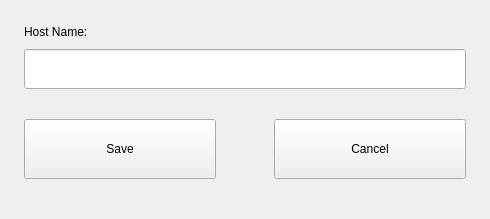
<?xml version="1.0" encoding="UTF-8"?>
<ui version="4.0">
 <class>ChangeHostNameWidget</class>
 <widget class="QWidget" name="ChangeHostNameWidget">
  <property name="geometry">
   <rect>
    <x>0</x>
    <y>0</y>
    <width>490</width>
    <height>219</height>
   </rect>
  </property>
  <property name="sizePolicy">
   <sizepolicy hsizetype="Fixed" vsizetype="Fixed">
    <horstretch>0</horstretch>
    <verstretch>0</verstretch>
   </sizepolicy>
  </property>
  <property name="minimumSize">
   <size>
    <width>490</width>
    <height>219</height>
   </size>
  </property>
  <property name="maximumSize">
   <size>
    <width>490</width>
    <height>219</height>
   </size>
  </property>
  <property name="windowTitle">
   <string>Form</string>
  </property>
  <layout class="QVBoxLayout" name="verticalLayout_2">
   <property name="spacing">
    <number>30</number>
   </property>
   <property name="sizeConstraint">
    <enum>QLayout::SetDefaultConstraint</enum>
   </property>
   <property name="leftMargin">
    <number>24</number>
   </property>
   <property name="topMargin">
    <number>24</number>
   </property>
   <property name="rightMargin">
    <number>24</number>
   </property>
   <property name="bottomMargin">
    <number>40</number>
   </property>
   <item>
    <widget class="QWidget" name="widget" native="true">
     <property name="sizePolicy">
      <sizepolicy hsizetype="Preferred" vsizetype="Preferred">
       <horstretch>0</horstretch>
       <verstretch>0</verstretch>
      </sizepolicy>
     </property>
     <layout class="QVBoxLayout" name="verticalLayout">
      <property name="spacing">
       <number>10</number>
      </property>
      <property name="leftMargin">
       <number>0</number>
      </property>
      <property name="topMargin">
       <number>0</number>
      </property>
      <property name="rightMargin">
       <number>0</number>
      </property>
      <property name="bottomMargin">
       <number>0</number>
      </property>
      <item>
       <widget class="QLabel" name="label_text">
        <property name="minimumSize">
         <size>
          <width>0</width>
          <height>15</height>
         </size>
        </property>
        <property name="maximumSize">
         <size>
          <width>16777215</width>
          <height>15</height>
         </size>
        </property>
        <property name="text">
         <string>Host Name:</string>
        </property>
       </widget>
      </item>
      <item>
       <widget class="QLineEdit" name="lineEdit_input_name">
        <property name="sizePolicy">
         <sizepolicy hsizetype="Expanding" vsizetype="Fixed">
          <horstretch>0</horstretch>
          <verstretch>0</verstretch>
         </sizepolicy>
        </property>
        <property name="minimumSize">
         <size>
          <width>442</width>
          <height>40</height>
         </size>
        </property>
        <property name="maximumSize">
         <size>
          <width>442</width>
          <height>40</height>
         </size>
        </property>
       </widget>
      </item>
     </layout>
    </widget>
   </item>
   <item>
    <widget class="QWidget" name="widget_2" native="true">
     <layout class="QHBoxLayout" name="horizontalLayout">
      <property name="spacing">
       <number>58</number>
      </property>
      <property name="leftMargin">
       <number>0</number>
      </property>
      <property name="topMargin">
       <number>0</number>
      </property>
      <property name="rightMargin">
       <number>0</number>
      </property>
      <property name="bottomMargin">
       <number>0</number>
      </property>
      <item>
       <widget class="QPushButton" name="btn_save">
        <property name="minimumSize">
         <size>
          <width>192</width>
          <height>60</height>
         </size>
        </property>
        <property name="maximumSize">
         <size>
          <width>192</width>
          <height>60</height>
         </size>
        </property>
        <property name="text">
         <string>Save</string>
        </property>
       </widget>
      </item>
      <item>
       <widget class="QPushButton" name="btn_cancel">
        <property name="minimumSize">
         <size>
          <width>192</width>
          <height>60</height>
         </size>
        </property>
        <property name="maximumSize">
         <size>
          <width>192</width>
          <height>60</height>
         </size>
        </property>
        <property name="text">
         <string>Cancel</string>
        </property>
       </widget>
      </item>
     </layout>
    </widget>
   </item>
  </layout>
 </widget>
 <resources/>
 <connections/>
</ui>
